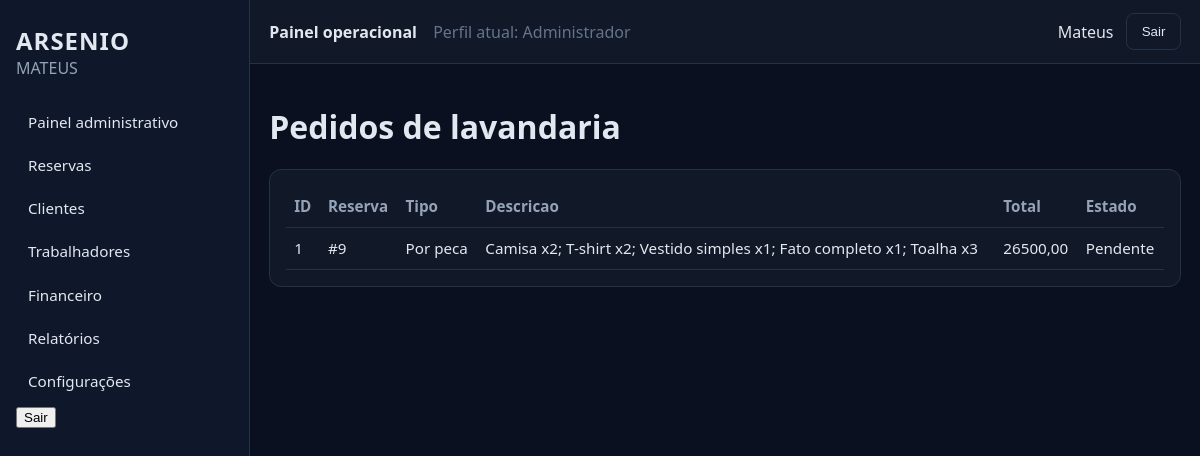
The page /lavandaria/ (signed in) on the database its author committed.
### lavandaria/models.py (models this page shows, shortened)
class PedidoLavandaria(models.Model):
    TIPO = (
        ("por_peca", "Por peca"),
        ("por_cesto", "Por cesto"),
    )
    STATUS = (
        ("pendente", "Pendente"),
        ("em_curso", "Em curso"),
        ("concluido", "Concluido"),
        ("cancelado", "Cancelado"),
    )
    PRECO_PECA = {
        "camisa": Decimal("2500"),
        "blusa": Decimal("2500"),
        "t-shirt": Decimal("2000"),
        "calcao": Decimal("2000"),
        "calcas": Decimal("3000"),
        "saia": Decimal("2500"),
        "vestido": Decimal("4000"),
        "casaco": Decimal("4500"),
        "fato": Decimal("7500"),
        "lencois": Decimal("4000"),
        "toalha": Decimal("2000"),
        "edredao": Decimal("8000"),
    }
    PRECO_CESTO = {
        "3": Decimal("2500"),
        "6": Decimal("4500"),
    }
    reserva = models.ForeignKey(
        "reservas.Reserva",
        on_delete=models.CASCADE,
        related_name="pedidos_lavandaria",
    )
    tipo = models.CharField(max_length=20, choices=TIPO, default="por_cesto")
    descricao = models.CharField(max_length=240)
    preco_total = models.DecimalField(max_digits=12, decimal_places=2, default=Decimal("0.00"))
    status = models.CharField(max_length=20, choices=STATUS, default="pendente")
    class Meta:
        ordering = ["-id"]

### lavandaria/views.py (the view)
# urls.py: path("", views.lista, name="lista"),
@interno_required
def lista(request):
    pedidos = PedidoLavandaria.objects.select_related("reserva").order_by("-id")[:50]
    return render(request, "lavandaria/lista.html", {"pedidos": pedidos})

### usuarios/authz.py (called while the page is built)
def _perfil_required(perfis_permitidos, redirect_name):
    def decorator(view_func):
        @login_required
        @wraps(view_func)
        def wrapped(request, *args, **kwargs):
            perfil = get_perfil_atual(request)
            if perfil in perfis_permitidos:
                return view_func(request, *args, **kwargs)
            messages.error(request, "Acesso não autorizado para este perfil.")
            return redirect(redirect_name)
        return wrapped
    return decorator

### usuarios/perfil.py (called while the page is built)
def get_perfil_atual(request) -> str:
    return get_user_profile(getattr(request, "user", None))

def get_perfil_atual_label(request) -> str:
    return profile_display_name(get_perfil_atual(request))

### usuarios/roles.py (called while the page is built)
def get_user_role(user):
    if not user or not user.is_authenticated:
        return PerfilAcesso.VISITANTE
    if hasattr(user, "perfil_acesso"):
        return user.perfil_acesso.role
    return PerfilAcesso.VISITANTE

def role_display_name(role: str) -> str:
    labels = {
        PerfilAcesso.VISITANTE: "Visitante interessado",
        PerfilAcesso.CLIENTE_PENDENTE: "Cliente com pré-reserva",
        PerfilAcesso.CLIENTE_CONFIRMADO: "Cliente confirmado",
        PerfilAcesso.STAFF_LIMPEZA: "Trabalhador (Limpeza)",
        PerfilAcesso.STAFF_LAVANDARIA: "Trabalhador (Lavandaria)",
        PerfilAcesso.STAFF_RESTAURANTE: "Trabalhador (Restaurante)",
        PerfilAcesso.STAFF_MANUTENCAO: "Trabalhador (Manutenção)",
        PerfilAcesso.RECEPCAO: "Recepcionista",
        PerfilAcesso.ADMIN: "Administrador",
        PerfilAcesso.ADMIN_CONDOMINIO: "Administrador do condomínio",
        PerfilAcesso.ADMIN_SISTEMA: "Administrador do sistema",
    }
    return labels.get(role, "Visitante interessado")

def get_user_profile(user) -> str:
    role = get_user_role(user)
    if not user or not user.is_authenticated:
        return PERFIL_VISITANTE_INTERESSADO
    if user.is_superuser or role in ROLES_ADMIN:
        return PERFIL_ADMINISTRADOR
    if role in ROLES_INTERNOS:
        return PERFIL_TRABALHADOR
    if role in ROLES_CLIENTE or hasattr(user, "perfil_cliente"):
        return PERFIL_CLIENTE
    return PERFIL_VISITANTE_INTERESSADO

def profile_display_name(profile: str) -> str:
    labels = {
        PERFIL_VISITANTE_INTERESSADO: "Visitante interessado",
        PERFIL_CLIENTE: "Cliente",
        PERFIL_TRABALHADOR: "Trabalhador",
        PERFIL_ADMINISTRADOR: "Administrador",
    }
    return labels.get(profile, "Visitante interessado")

### templates/lavandaria/lista.html (shortened to what this page needs)
{% extends "base_app.html" %}
{% block content %}
<h1>Pedidos de lavandaria</h1>
<section class="card">
    <table class="data-table">
        <thead><tr><th>ID</th><th>Reserva</th><th>Tipo</th><th>Descricao</th><th>Total</th><th>Estado</th></tr></thead>
        <tbody>
        {% for p in pedidos %}
            <tr>
                <td>{{ p.id }}</td>
                <td>#{{ p.reserva_id }}</td>
                <td>{{ p.get_tipo_display }}</td>
                <td>{{ p.descricao }}</td>
                <td>{{ p.preco_total }}</td>
                <td>{{ p.get_status_display }}</td>
            </tr>
        {% empty %}
            <tr><td colspan="6">Sem pedidos.</td></tr>
        {% endfor %}
        </tbody>
    </table>
</section>
{% endblock %}

### templates/base_app.html (shortened to what this page needs)
{% load static %}
<!DOCTYPE html>
<html lang="pt">
<head>
    <link rel="stylesheet" href="{% static 'css/app.css' %}">
</head>
<body class="app-body">
    <div class="layout">
        <aside class="sidebar">
            <div class="brand">
                <h2>ARSENIO</h2>
                <p>MATEUS</p>
            </div>
            <nav>
                {% if perfil_atual == "cliente" %}
                <a href="{% url 'site_publico:home' %}">Início</a>
                <a href="{% url 'reservas:minhas_reservas' %}">Minhas reservas</a>
                <a href="{% url 'portal_cliente:faturas' %}">Pagamentos/Faturas</a>
                <a href="{% url 'portal_cliente:servicos' %}">Serviços</a>
                <a href="{% url 'portal_cliente:home' %}">Perfil</a>
                <form method="post" action="{% url 'usuarios:logout' %}">
                    {% csrf_token %}
                    <button type="submit">Sair</button>
                </form>
                {% elif perfil_atual == "administrador" %}
                <a href="{% url 'dashboard:home' %}">Painel administrativo</a>
                <a href="{% url 'reservas:lista' %}">Reservas</a>
                <a href="{% url 'clientes:lista' %}">Clientes</a>
                <a href="/admin/auth/user/">Trabalhadores</a>
                <a href="{% url 'faturacao:lista' %}">Financeiro</a>
                <a href="{% url 'relatorios:lista' %}">Relatórios</a>
                <a href="/admin/">Configurações</a>
                <form method="post" action="{% url 'usuarios:logout' %}">
                    <button type="submit">Sair</button>
                </form>
                {% else %}
                <a href="{% url 'site_publico:home' %}">Site público</a>
                {% endif %}
            </nav>
        </aside>
        <div class="main-area">
            <header class="topbar">
                <div>
                    <strong>Painel operacional</strong>
                    <span style="margin-left:0.75rem;color:#64748b;">Perfil atual: {{ perfil_atual_label }}</span>
                </div>
                <div class="topbar-actions">
                    {% if request.user.is_authenticated %}
                        <span>{{ request.user.username }}</span>
                        <form method="post" action="{% url 'usuarios:logout' %}" style="display:inline;">
                            <button type="submit" class="btn-link secondary">Sair</button>
                        </form>
                    {% else %}
                        <a class="btn-link" href="{% url 'usuarios:login' %}">Login</a>
                    {% endif %}
                </div>
            </header>
            <main class="content">
                {% block content %}{% endblock %}
            </main>
        </div>
    </div>
</body>
</html>

### static/css/app.css (style rules this page uses)
:root { --bg: #0b1020; --sidebar: #0f172a; --panel: #111827; --surface: #1f2937; --text: #e2e8f0; --muted: #94a3b8; --primary: #2563eb; --border: #243247; --danger: #ef4444; --success: #16a34a; }
* { box-sizing: border-box; }
body.app-body { margin: 0; font-family: "Segoe UI", Arial, sans-serif; background: var(--bg); color: var(--text); }
.layout { min-height: 100vh; display: grid; grid-template-columns: 250px 1fr; }
.sidebar { background: var(--sidebar); border-right: 1px solid var(--border); padding: 1.5rem 1rem; }
.brand h2 { margin: 0; letter-spacing: 1px; }
.brand p { margin: 0 0 1.5rem; color: var(--muted); }
.sidebar nav { display: flex; flex-direction: column; gap: 0.35rem; }
.sidebar nav a { color: var(--text); text-decoration: none; padding: 0.55rem 0.75rem; border-radius: 0.5rem; font-size: 0.95rem; }
.main-area { display: grid; grid-template-rows: 64px 1fr; }
.topbar { background: var(--panel); border-bottom: 1px solid var(--border); display: flex; justify-content: space-between; align-items: center; padding: 0 1.2rem; }
.topbar-actions { display: flex; align-items: center; gap: 0.8rem; }
.content { padding: 1.2rem; }
.card { background: var(--panel); border: 1px solid var(--border); border-radius: 12px; padding: 1rem; margin-bottom: 1rem; }
.btn-primary, .btn-link { background: var(--primary); color: #fff; text-decoration: none; border: none; border-radius: 8px; padding: 0.6rem 0.9rem; cursor: pointer; display: inline-block; }
.btn-link.secondary { background: transparent; border: 1px solid var(--border); color: var(--text); }
.data-table { width: 100%; border-collapse: collapse; font-size: 0.95rem; }
.data-table th, .data-table td { border-bottom: 1px solid var(--border); padding: 0.65rem 0.5rem; text-align: left; }
.data-table th { color: var(--muted); font-weight: 600; }

### rows shown on the page
PedidoLavandaria: id "1", reserva_id "9", tipo "Por peca", descricao "Camisa x2; T-shirt x2; Vestido simples x1; Fato completo x1; Toalha x3", preco_total "26500,00", status "Pendente"

### other values the page prints
{{ perfil_atual_label }} "Administrador"
{{ request.user.username }} "Mateus"
